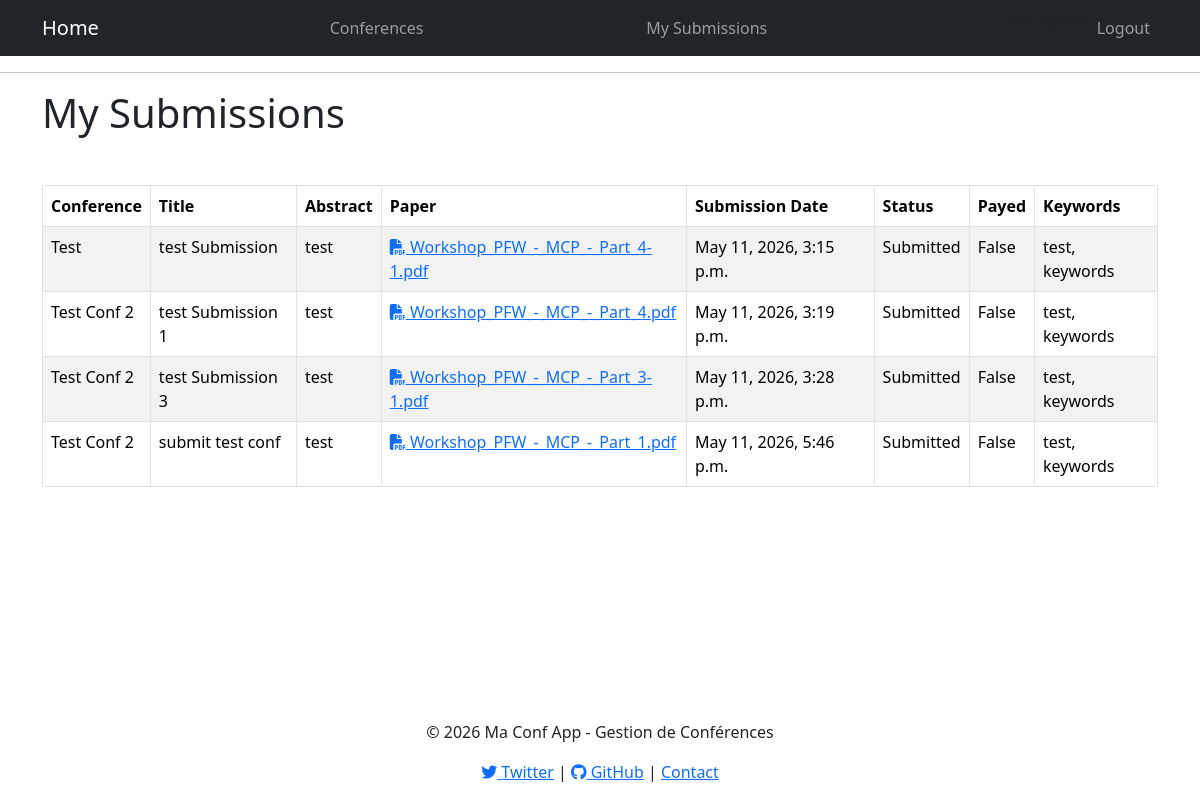
The app's page /conferences/conferences/Mysubmissions/ (signed in) with its own data.
### conferenceApp/models.py (models this page shows, shortened)
class Submission(models.Model):
    STATUS_CHOICES = [
        ('Submitted', 'Submitted'),
        ('Under Review', 'Under Review'),
        ('Accepted', 'Accepted'),
        ('Rejected', 'Rejected'),
    ]
    conference = models.ForeignKey(Conference, on_delete=models.CASCADE, related_name='submissions')
    user = models.ForeignKey(User, on_delete=models.CASCADE)
    title = models.CharField(max_length=200)
    abstract = models.TextField()
    paper = models.FileField(upload_to='papers/', validators=[
        FileExtensionValidator(allowed_extensions=["pdf"])
    ])
    submission_date = models.DateTimeField(auto_now_add=True)
    status = models.CharField(max_length=100, choices=STATUS_CHOICES, default='Submitted')
    payed = models.BooleanField(default=False)
    keywords = models.CharField(max_length=200)
    created_at = models.DateTimeField(auto_now_add=True)
    updated_at = models.DateTimeField(auto_now=True)

class Conference(models.Model):
    THEME_CHOICES = [
        ('AI', 'Artificial Intelligence'),
        ('SE', 'Software Engineering'),
        ('SSE', 'Social Sciences & Education'),
        ('INT', 'Interdisciplinenary Themes'),
    ]
    conference_id = models.AutoField(primary_key=True)
    name = models.CharField(max_length=200, validators=[
        RegexValidator(regex=r'^[a-zA-Z\s]+$',
                       message='Name must contain only letters and can include spaces')
    ])
    location = models.CharField(max_length=200)
    start_date = models.DateField()
    end_date = models.DateField()
    description = models.TextField(validators=[
        MinLengthValidator(30, 'Description must be at least 30 characters long'),
        MaxLengthValidator(300, 'Description must have at most 300 characters')
    ])
    theme = models.CharField(max_length=100, choices = THEME_CHOICES)
    created_at = models.DateTimeField(auto_now_add=True)
    updated_at = models.DateTimeField(auto_now=True)
    userSubmissions = models.ManyToManyField(User, through="Submission", related_name='submitted_conferences')
    organizingCommittees = models.ManyToManyField(User, through="OrganizingCommittee", related_name='organized_conferences')

### conferenceApp/views.py (the view)
# urls.py: path('conferences/Mysubmissions/', SubmissionListView.as_view(), name='submission_listview'),
class SubmissionListView(ListView):
    model = Submission
    template_name = "conferences/submission_list.html"
    context_object_name = "submissions"
    def get_queryset(self):
        self.user = self.request.user
        return Submission.objects.filter(user=self.user)
    def get_context_data(self, **kwargs):
        context = super().get_context_data(**kwargs)
        context['user'] = self.user
        return context

### templates/conferences/submission_list.html
{% extends "base.html" %}
{% block content %}
    <h1>My Submissions</h1>
    <table class="table table-striped table-bordered container mt-5 ">
        <thead>
            <tr>
                <th>Conference</th>
                <th>Title</th>
                <th>Abstract</th>
                <th>Paper</th>
                <th>Submission Date</th>
                <th>Status</th>
                <th>Payed</th>
                <th>Keywords</th>
            </tr>
        </thead>
        <tbody>
            {% for submission in submissions %}
            <tr>
                <td>{{ submission.conference.name }}</td>
                <td>{{ submission.title }}</td>
                <td>{{ submission.abstract }}</td>
                <td>
                    {% if submission.paper %}
                        <a href="{{ submission.paper.url }}" target="_blank" rel="noopener noreferrer">
                            <i class="fa-solid fa-file-pdf"></i>
                            {{ submission.paper.name|cut:"papers/" }}
                        </a>
                    {% else %}
                        <span class="text-muted">No file</span>
                    {% endif %}
                </td>
                <td>{{ submission.submission_date }}</td>
                <td>{{ submission.status }}</td>
                <td>{{ submission.payed }}</td>
                <td>{{ submission.keywords }}</td>
            </tr>
            {% endfor %}
        </tbody>
    </table>
{% endblock %}

### records on screen
Submission: conference.name "Test", title "test Submission", abstract "test", paper.name "Workshop_PFW_-_MCP_-_Part_4-1.pdf", submission_date "May 11, 2026, 3:15 p.m.", status "Submitted", payed "False", keywords "test, keywords"
Submission: conference.name "Test Conf 2", title "test Submission 1", abstract "test", paper.name "Workshop_PFW_-_MCP_-_Part_4.pdf", submission_date "May 11, 2026, 3:19 p.m.", status "Submitted", payed "False", keywords "test, keywords"
Submission: conference.name "Test Conf 2", title "test Submission 3", abstract "test", paper.name "Workshop_PFW_-_MCP_-_Part_3-1.pdf", submission_date "May 11, 2026, 3:28 p.m.", status "Submitted", payed "False", keywords "test, keywords"
Submission: conference.name "Test Conf 2", title "submit test conf", abstract "test", paper.name "Workshop_PFW_-_MCP_-_Part_1.pdf", submission_date "May 11, 2026, 5:46 p.m.", status "Submitted", payed "False", keywords "test, keywords"
